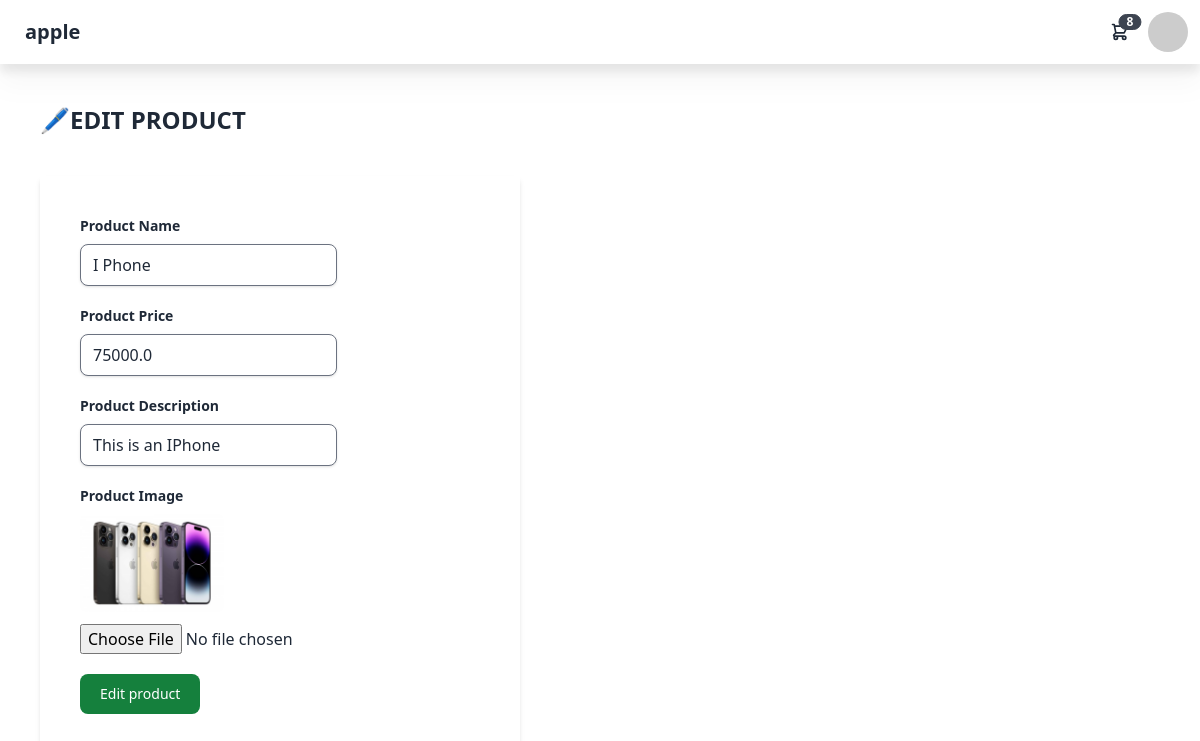
The page /myapp/products/update/1 on the database its author committed.
### myapp/models.py (models this page shows, shortened)
class ProductModel(models.Model):
    name = models.CharField(max_length=100,unique=True)
    price = models.FloatField()
    desc = models.CharField(max_length=200)
    image = models.ImageField(blank=True,upload_to='images')
    seller = models.ForeignKey(User,on_delete=models.CASCADE)

### myapp/views.py (the view, shortened to what this page needs)
# urls.py: path('products/update/<int:id>',update_product,name='update_product'),
def update_product(request,id):
    p = ProductModel.objects.get(id=id)
    context={'p':p}
    return render(request,'update_product.html',context=context)

### myapp/templates/update_product.html (shortened to what this page needs)
{% extends "base.html" %}
{% block contents %}
<h1 class="text-2xl font-bold m-10">🖊️EDIT PRODUCT</h1>
<form class="w-2/5 shadow-md m-10 p-10" method="POST" enctype="multipart/form-data">
    <div class="mb-5">
        <label class="block text-grey-700 text-sm font-bold mb-2" for="">Product Name</label>
        <input class="appearance-none shadow border rounded-lg text-grey-800" value="{{p.name}}" placeholder="Name" type="text" name="name"
            id="name">
    </div>
    <div class="mb-5">
        <label class="block text-grey-700 text-sm font-bold mb-2" for="">Product Price</label>
        <input class="appearance-none shadow border rounded-lg text-grey-800" value="{{p.price}}" placeholder="price" type="text"
            name="price" id="price">
    </div>
    <div class="mb-5">
        <label class="block text-grey-700 text-sm font-bold mb-2" for="">Product Description</label>
        <input class="appearance-none shadow border rounded-lg text-grey-800" value="{{p.desc}}" placeholder="Description" type="text"
            name="desc" id="desc">
    </div>
    <div class="mb-5">
        <label class="block text-grey-700 text-sm font-bold mb-2" for="">Product Image</label>
        <img class="w-36 mb-3 rounded-lg" src="{{p.image.url}}" alt="img not found">
        <input type="file" name="upload" id="upload">
    </div>
    <div class="mb-5">
        <input
            class="focus:outline-none text-white bg-green-700 hover:bg-green-800 focus:ring-4 focus:ring-green-300 font-medium rounded-lg text-sm px-5 py-2.5 mr-2 mb-2 dark:bg-green-600 dark:hover:bg-green-700 dark:focus:ring-green-800"
            type="submit" accept="image/*" name="Add product" value="Edit product">
    </div>
</form>
{% endblock %}

### rows shown on the page
ProductModel: name "I Phone", price "75000.0", desc "This is an IPhone", image (picture)
